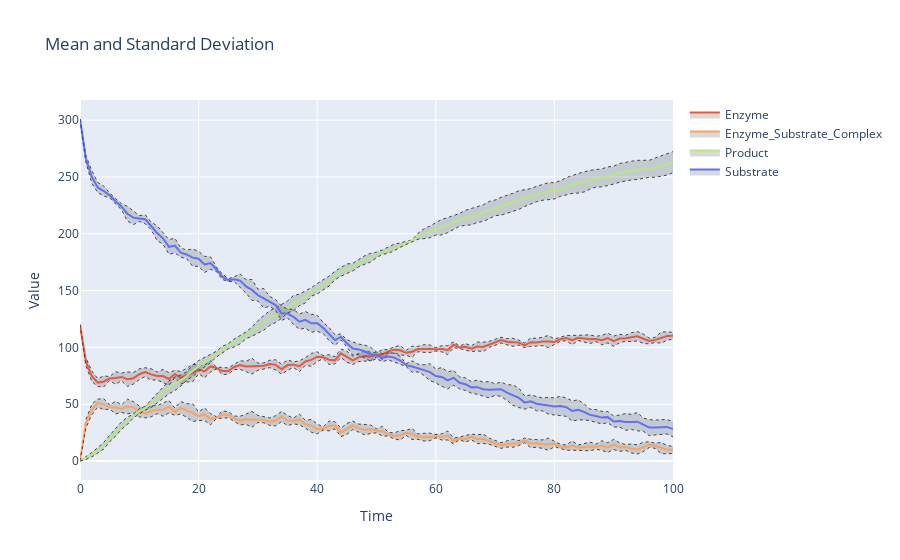

The code cell stored with this chart in its notebook:
### Code cell
results_many_trajectories.plotplotly_mean_stdev()
